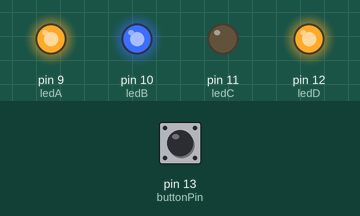
This sketch was run on a simulated Arduino Uno, built with avr-gcc and run on an emulated ATmega328P. Parts: output pins drawn as LEDs (lit = HIGH). The test bench sets the inputs (shaded band); at power-on: pin 13 (buttonPin) HIGH. Random numbers use the default seed unless the sketch sets one; what the sketch prints to the serial monitor is not drawn.

Above: at 2.8 s.
2.9 s: pin 13 (buttonPin) pulled LOW for 1.15 s
At 5.8 s:
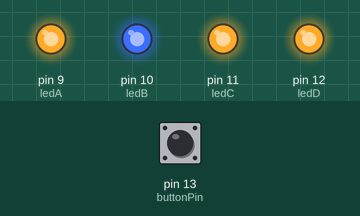
8.0 s: pin 13 (buttonPin) pulled LOW for 1.15 s
At 10.3 s:
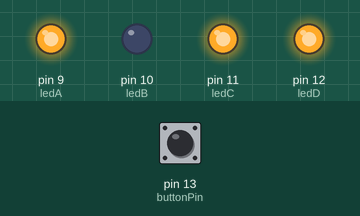
13.1 s: pin 13 (buttonPin) pulled LOW for 3.2 s
At 17.8 s:
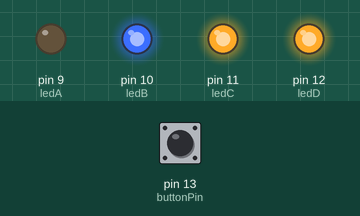
18.0 s: pin 13 (buttonPin) pulled LOW for 3.2 s
Timing chart, 0 to 23.7 s (numbered marks = the images above; inputs shaded):
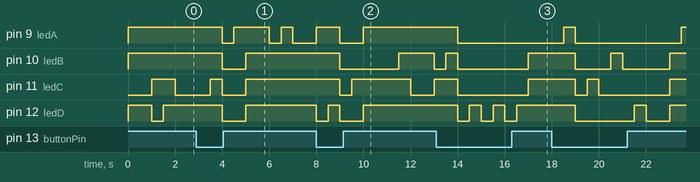

The sketch:

IsaiahS_SS2.ino
```cpp
/*
Must include:
a circuit with a minimum of 4 LEDs, including current limiting resistors.
declaration and use of at least 3 variables.
use of at least two conditional [if / else] statements.
use of logical comparator in at least one conditional statement.
at least one pushbutton.
use of digitalRead(), digitalWrite(), and pinMode() functions.
display of at least 6 unique LED patterns.

Idea: Create a button that would activate either;
-As an On or Off button for a randomly lit up LED kit.
-As a switch for 2 or more kinds of LED random algorithms so the
lights blink differently per button press or isPressed action.

Reference:
https://www.youtube.com/watch?v=tSuG19pyAu4&list=TLPQMjgwMjIwMjYetJKmLF7rZA&index=5
https://github.com/entertainmenttechnology/Pokorny-MTEC2280_D01-Spring2026/blob/main/examples/S04-Button_Toggle/S04-Button_Toggle.ino
https://www.youtube.com/watch?v=htmmRL6rhyE&list=TLPQMjgwMjIwMjYetJKmLF7rZA&index=9

*/

int number = 0;

const int buttonPin = 13; //ButtonPin #

bool buttonState = 0;     //current button state
bool lastButtonState = 0; //Prev button state
bool toggle = 0;          //toogle bool for rising edge
bool fallToggle = 0;      //toggle bool for falling edge


const int ledA = 9;  //constant int se tot LED pin#
const int ledB = 10;  //constant int se tot LED pin#
const int ledC = 11;  //constant int se tot LED pin#
const int ledD = 12;  //constant int se tot LED pin#

const int leds[] = {9, 10, 11, 12};
const int ledCount = 4;

int ms = 500;
bool ledState = 0;

void setup()
{
  pinMode(ledA, OUTPUT);
  pinMode(ledB, OUTPUT);
  pinMode(ledC, OUTPUT);
  pinMode(ledD, OUTPUT);

  pinMode(buttonPin, INPUT_PULLUP);

  if(buttonState > lastButtonState)
  {
    toggle = !toggle; //flip toggle [true or false || 1 n 0] using !NOT
  }

/*  if (buttonState && !lastButtonState) //if button went from LOW to HIGH
//   {
//     toggle = !toggle; //flip toggle bool using NOT logic
    // buttonState = true;
   }
 //FALLING EDGE DETECTION
  //Detects the RELEASE of a button
  if (!buttonState && lastButtonState) //if button went from HIGH to LOW
  {
    fallToggle = !fallToggle; //flip fallToggle bool using NOT logic
  }

*/


  for (int i = 0; i < ledCount; i++)
  {
    pinMode(leds[i], OUTPUT);
  }


  randomSeed(analogRead(A0)); // Random Number seed generator

  Serial.begin(115200);
  Serial.println("Begin pinMode and if Statements");
}


void loop()
{

  buttonState = !digitalRead(buttonPin); /* (RED, Rising edge detection) -
 - Detects the push of the button */


  if(digitalRead(buttonPin) == HIGH) // && !ButtonState)
  {
    number = random(1, 6);
    // number = random(ledCount);

    switch(number)
    {
      case 1:
    digitalWrite(ledA, HIGH);
    digitalWrite(ledB, HIGH);
    digitalWrite(ledC, HIGH);
    digitalWrite(ledD, HIGH);
      delay(ms);

    break;

      case 2:
    digitalWrite(ledA, LOW);
    digitalWrite(ledB, LOW);
    digitalWrite(ledC, LOW);
    digitalWrite(ledD, LOW);
      delay(ms);

    break;

            case 3:
    digitalWrite(ledA, LOW);
    digitalWrite(ledB, HIGH);
    digitalWrite(ledC, HIGH);
    digitalWrite(ledD, HIGH);
      delay(ms);

    break;

            case 4:
    digitalWrite(ledA, HIGH);
    digitalWrite(ledB, LOW);
    digitalWrite(ledC, HIGH);
    digitalWrite(ledD, HIGH);
      delay(ms);

    break;

          case 5:
    digitalWrite(ledA, HIGH);
    digitalWrite(ledB, HIGH);
    digitalWrite(ledC, LOW);
    digitalWrite(ledD, HIGH);
      delay(ms);

    break;

      case 6:
    digitalWrite(ledA, HIGH);
    digitalWrite(ledB, HIGH);
    digitalWrite(ledC, HIGH);
    digitalWrite(ledD, LOW);
      delay(ms);

    break;

    }

  delay(ms);

  }

  int randomLED = random(0, ledCount);

  for (int i = 0; i < ledCount; i++)
  {
    digitalWrite(leds[i], LOW);

    if(!buttonState && !toggle)
  {
    digitalWrite(leds[i], HIGH);
    digitalWrite(leds[randomLED], LOW);
  }


  }
  delay(ms);

  digitalWrite(leds[randomLED], HIGH);
  delay(ms);


  // digitalWrite(leds[randomLED], HIGH);
  // delay(ms);

  // if (!buttonState && lastButtonState) //if button went from HIGH to LOW
  // {
  //   fallToggle = !fallToggle; //flip fallToggle bool using NOT logic
  // }


}
```

Measured:
- after the input at 8.0 s, pin 11 (ledC): HIGH → LOW after 1.0 s, → HIGH 0.50 s later, → LOW 2.5 s later, → HIGH 1.0 s later
- after the input at 13.1 s, pin 9 (ledA): HIGH → LOW after 0.90 s; pin 11 (ledC): HIGH → LOW after 0.90 s, → HIGH 3.0 s later
